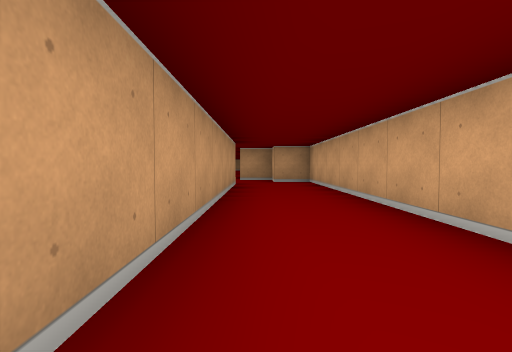
View 1 (above)

24 first-person views from a walk through a cub3D ray-caster map. The camera is about half as high as the walls, tilts 2° down and sees 80° across. The floor is counted in squares. Each view is taken from the middle of a square. On the plan, view 1 faces up. The plan holds only what a view shows up to about 9 squares ahead; the rest is blank. The place goes on beyond the plan.

View 2
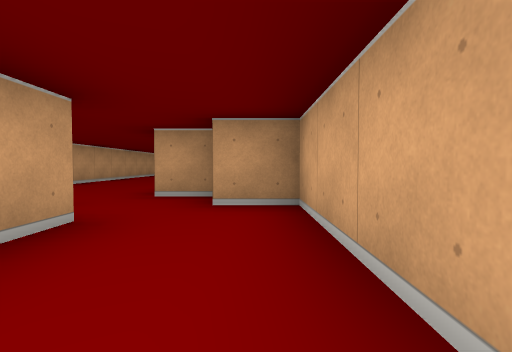

View 3
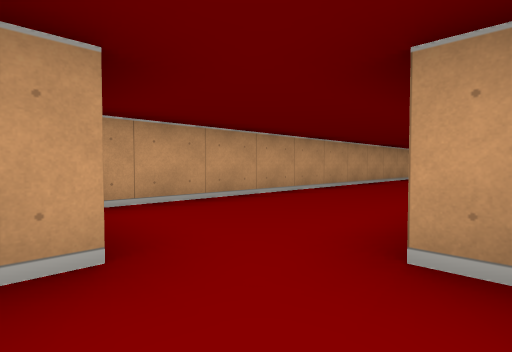

View 4
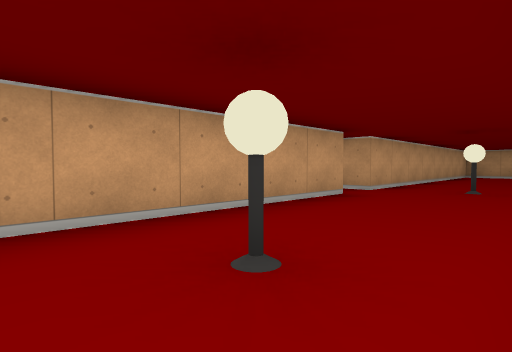

View 5
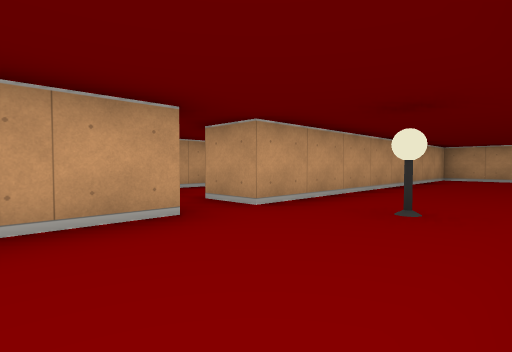

View 6
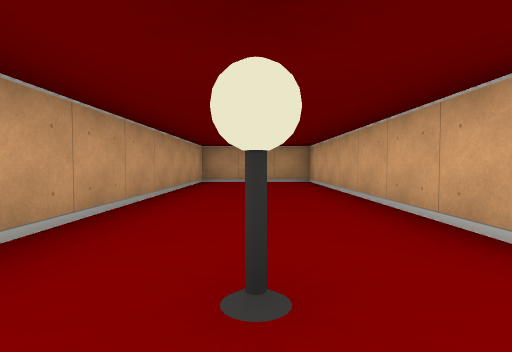

View 7
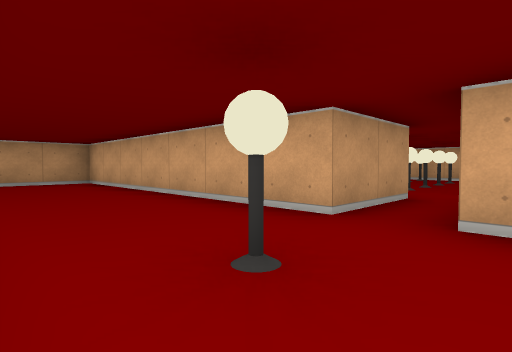

View 8
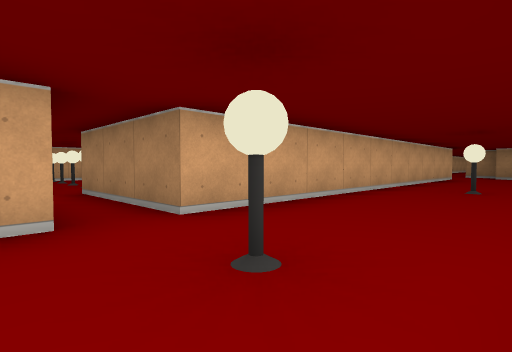

View 9
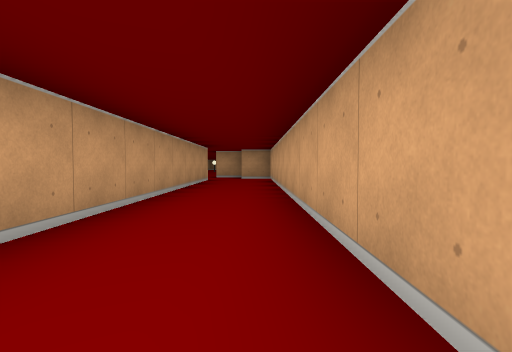

View 10
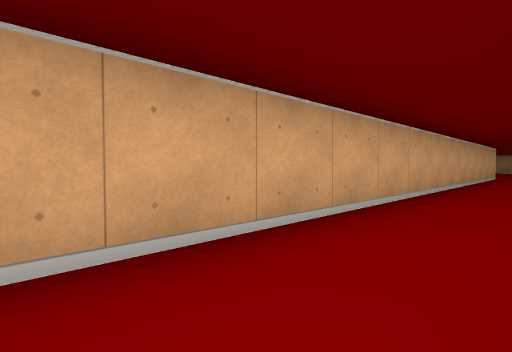

View 11
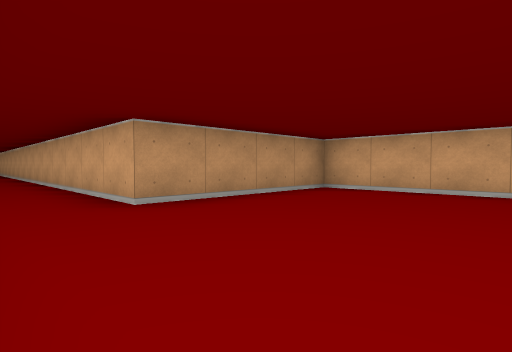

View 12
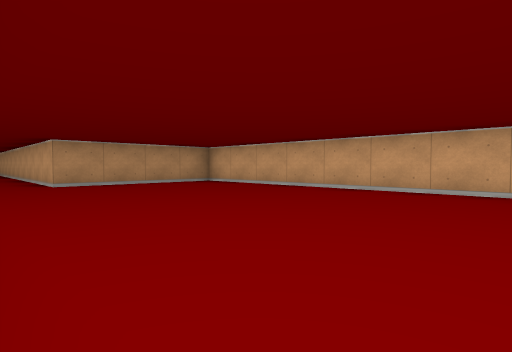

View 13
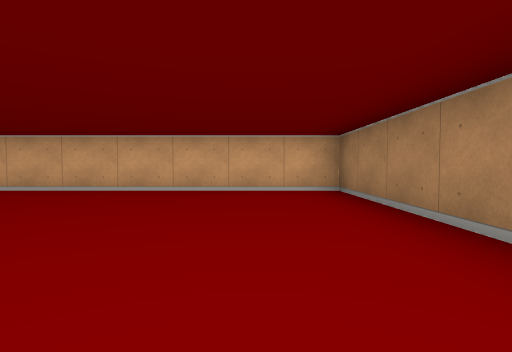

View 14
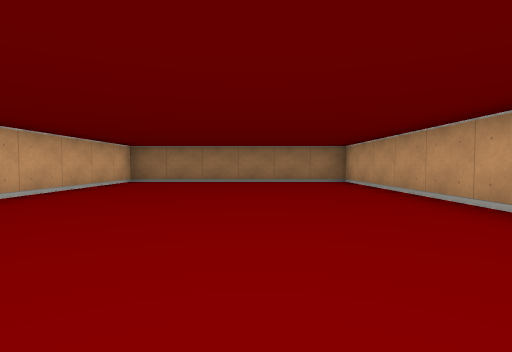

View 15
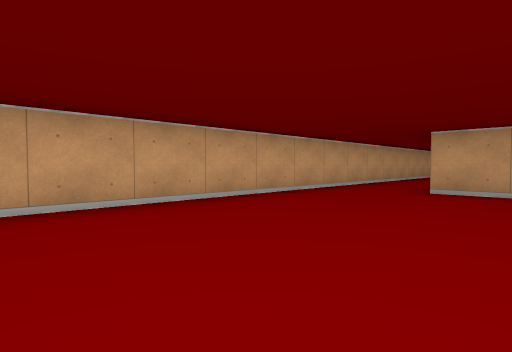

View 16
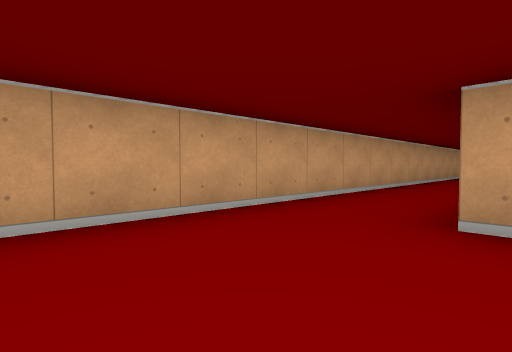

View 17
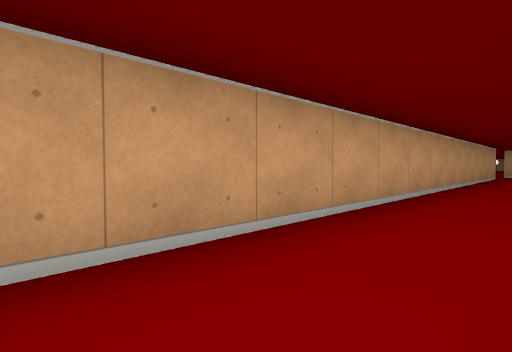

View 18
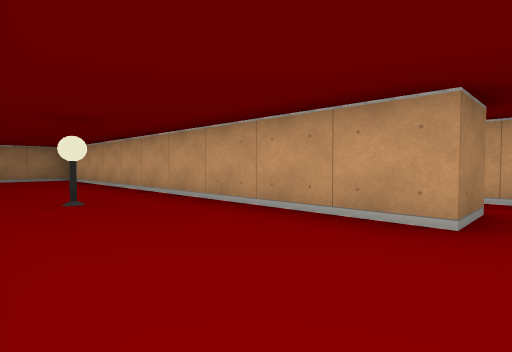

View 19
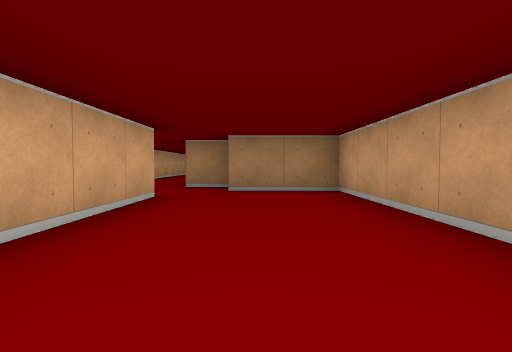

View 20
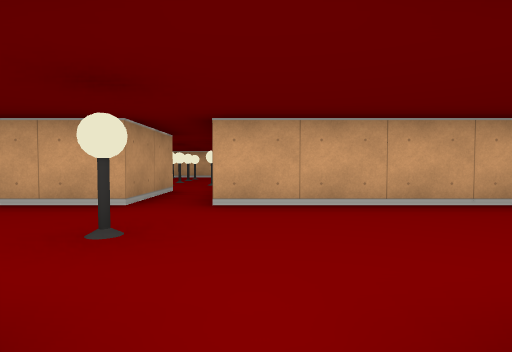

View 21
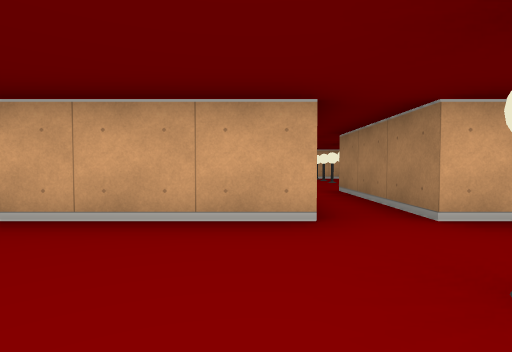

View 22
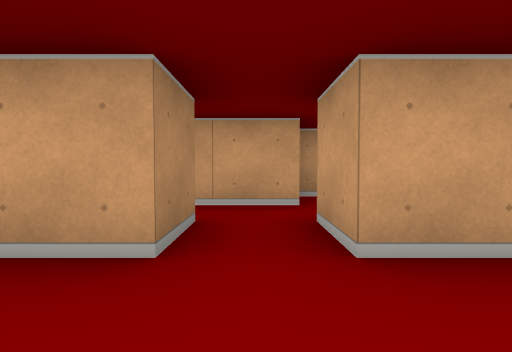

View 23
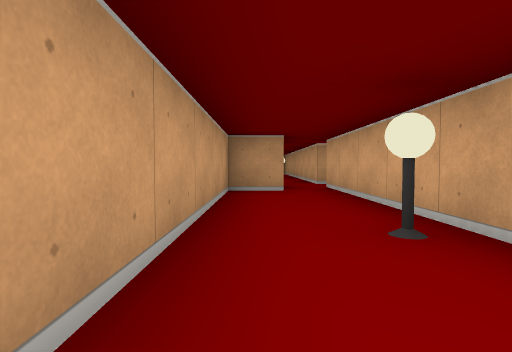

View 24
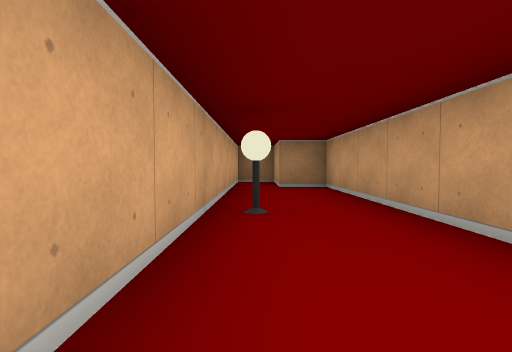

### Floor plan
Points are (right, up) in squares from view 1. A wall is a line through its corners. A room is listed if a view was taken in it or the views show most of it. See-through windows are left out.
Room 1 (views 1, 2, 3, 4, 5, 6, 7, 8, 9, 10, 11, 12, 13, 14, 15, 16, 17, 18, 19, 20, 21, 22)
walls: (-1.5, 7.5) (-0.5, 7.5) (-0.5, -20.5) (5.5, -20.5) (5.5, -11.5) (1.5, -11.5) (1.5, 8.5) (0.5, 8.5); (0.4, 9.5) (-0.5, 9.5) (-0.5, 19.5); (-4.5, 18.5) (-3.5, 18.5) (-3.5, 8.5) (-1.5, 8.5) (-1.5, 8.1); (-0.5, 20.5) (-0.5, 27.5) (-3.5, 27.5) (-3.5, 19.5) (-4.5, 19.5)
ways out: opening at (-4, 19); opening at (0.5, 20)
objects: lamp (-2, 15); lamp (-2, 20)
Room 2 (views 23, 24)
walls: (-4.5, 8.9) (-4.5, 17.5); (-5.5, 17.5) (-6.5, 17.5) (-6.5, 10.5) (-5.5, 10.5) (-5.5, 8.5) (-4.5, 8.5)
ways out: opening at (-5, 18)
objects: lamp (-5, 14)

Positions as (right, up) in squares from view 1, and headings:
1: (0, 0), facing up
2: (1, 5), facing up
3: (0, 8), facing up-left
4: (-1, 14), facing up-left
5: (-1, 17), facing up-left
6: (-2, 19), facing up
7: (-3, 19), facing up-right
8: (-3, 21), facing down-right
9: (1, -2), facing up
10: (0, 1), facing down-right
11: (0, -15), facing up-right
12: (0, -19), facing up-right
13: (0, -19), facing right
14: (2, -12), facing down
15: (3, -17), facing up-left
16: (2, -14), facing up-left
17: (1, -5), facing up-left
18: (-1, 19), facing down-left
19: (-2, 14), facing down
20: (-4, 19), facing right
21: (-3, 21), facing right
22: (-2, 19), facing left
23: (-6, 12), facing up
24: (-5, 17), facing down
